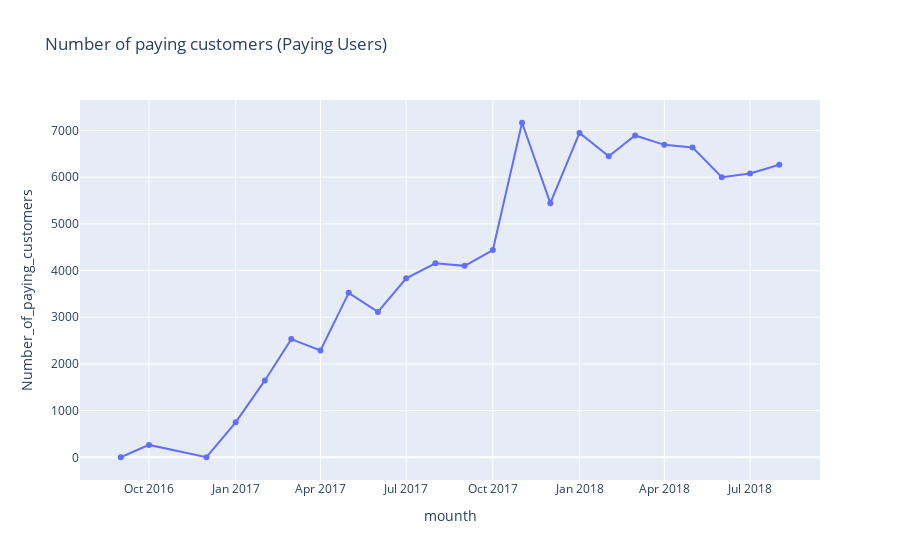

Notebook cell for this chart:
### Code cell
plt.figure(figsize=(10, 6))
px.line(paying_users,x='mounth',y = 'Number_of_paying_customers',title='Number of paying customers (Paying Users)',markers='o')

### Figure 1 — Plotly figure (JSON) as saved in the notebook; plotly's stock layout.template omitted (floating-point values rounded to 4 significant figures)
{"data": [{"hovertemplate": "mounth=%{x}<br>Number_of_paying_customers=%{y}<extra></extra>", "legendgroup": "", "line": {"color": "#636efa", "dash": "solid"}, "marker": {"symbol": "circle"}, "mode": "lines+markers", "name": "", "orientation": "v", "showlegend": false, "type": "scatter", "x": ["2016-09", "2016-10", "2016-12", "2017-01", "2017-02", "2017-03", "2017-04", "2017-05", "2017-06", "2017-07", "2017-08", "2017-09", "2017-10", "2017-11", "2017-12", "2018-01", "2018-02", "2018-03", "2018-04", "2018-05", "2018-06", "2018-07", "2018-08"], "xaxis": "x", "y": [1, 265, 1, 750, 1646, 2531, 2288, 3522, 3114, 3832, 4154, 4100, 4439, 7165, 5442, 6947, 6447, 6893, 6692, 6637, 5998, 6080, 6265], "yaxis": "y"}], "layout": {"legend": {"tracegroupgap": 0}, "title": {"text": "Number of paying customers (Paying Users)"}, "xaxis": {"anchor": "y", "domain": [0, 1], "title": {"text": "mounth"}}, "yaxis": {"anchor": "x", "domain": [0, 1], "title": {"text": "Number_of_paying_customers"}}}}
